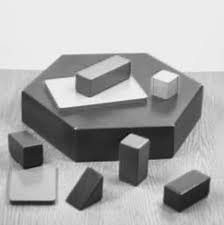
#> input picture Data/in/poly.jpg, 224 x 225 px
$ python 5_FAST_Keypoints.py
#> lines starting #> are read from the running program, lines starting #| are printed output that depends on the picture
import numpy as np
import cv2 as cv
from matplotlib import pyplot as plt

img = cv.imread('../../Data/in/poly.jpg', 0)
#> img is the input picture: shape (225, 224); min 11, max 249, mean 170.2
# Initiate FAST object with default values
fast = cv.FastFeatureDetector_create()
# find and draw the keypoints
kp = fast.detect(img, None)
#> kp = 425 keypoints; strongest (x, y, size): (122, 142, 7), (146, 140, 7), (75, 128, 7), (118, 162, 7)
img2 = cv.drawKeypoints(img, kp, None, color=(255, 0, 0))
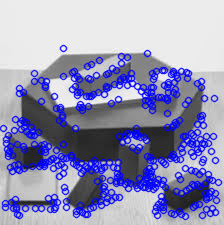
#> img2: shape (225, 224, 3); mean of channels 0, 1, 2 186.3, 147.1, 147.1; drawn as B, G, R
# Print all default params
print("Threshold: {}".format(fast.getThreshold()))
print("nonmaxSuppression:{}".format(fast.getNonmaxSuppression()))
print("neighborhood: {}".format(fast.getType()))
print("Total Keypoints with nonmaxSuppression: {}".format(len(kp)))
#| Total Keypoints with nonmaxSuppression: 425
cv.imwrite('../../Data/out/4.6.fast_true.png', img2)
# Disable nonmaxSuppression
fast.setNonmaxSuppression(0)
kp = fast.detect(img, None)
#> kp = 1593 keypoints; strongest (x, y, size): (63, 48, 7), (146, 53, 7), (147, 53, 7), (148, 53, 7)
print("Total Keypoints without nonmaxSuppression: {}".format(len(kp)))
#| Total Keypoints without nonmaxSuppression: 1593
img3 = cv.drawKeypoints(img, kp, None, color=(255, 0, 0))
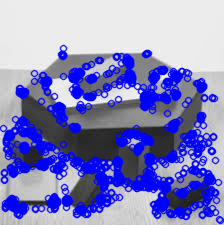
#> img3: shape (225, 224, 3); mean of channels 0, 1, 2 196.9, 133.6, 133.6; drawn as B, G, R
cv.imwrite('../../Data/out/4.6.fast_false.png', img3)

$ run again, with Data/in/building.jpg copied over Data/in/poly.jpg
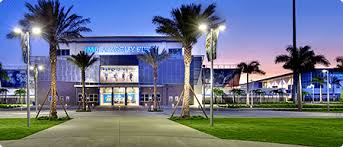
#> input picture Data/in/building.jpg, 343 x 147 px
#> `img = cv.imread('../../Data/in/poly.jpg', 0)`:
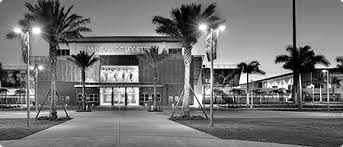
#> img: shape (147, 343); min 0, max 255, mean 114.8
#> `kp = fast.detect(img, None)`: kp = 2199 keypoints; strongest (x, y, size): (263, 73, 7), (315, 67, 7), (284, 66, 7), (290, 71, 7)
#| Total Keypoints with nonmaxSuppression: 2199
#> `kp = fast.detect(img, None)`: kp = 8926 keypoints; strongest (x, y, size): (25, 3, 7), (26, 3, 7), (27, 3, 7), (28, 3, 7)
#| Total Keypoints without nonmaxSuppression: 8926
#> `img3 = cv.drawKeypoints(img, kp, None, color=(255, 0, 0))`:
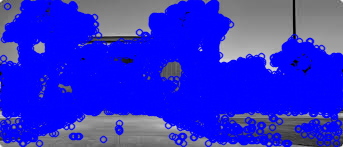
#> img3: shape (147, 343, 3); mean of channels 0, 1, 2 212.3, 42.9, 42.9; drawn as B, G, R
